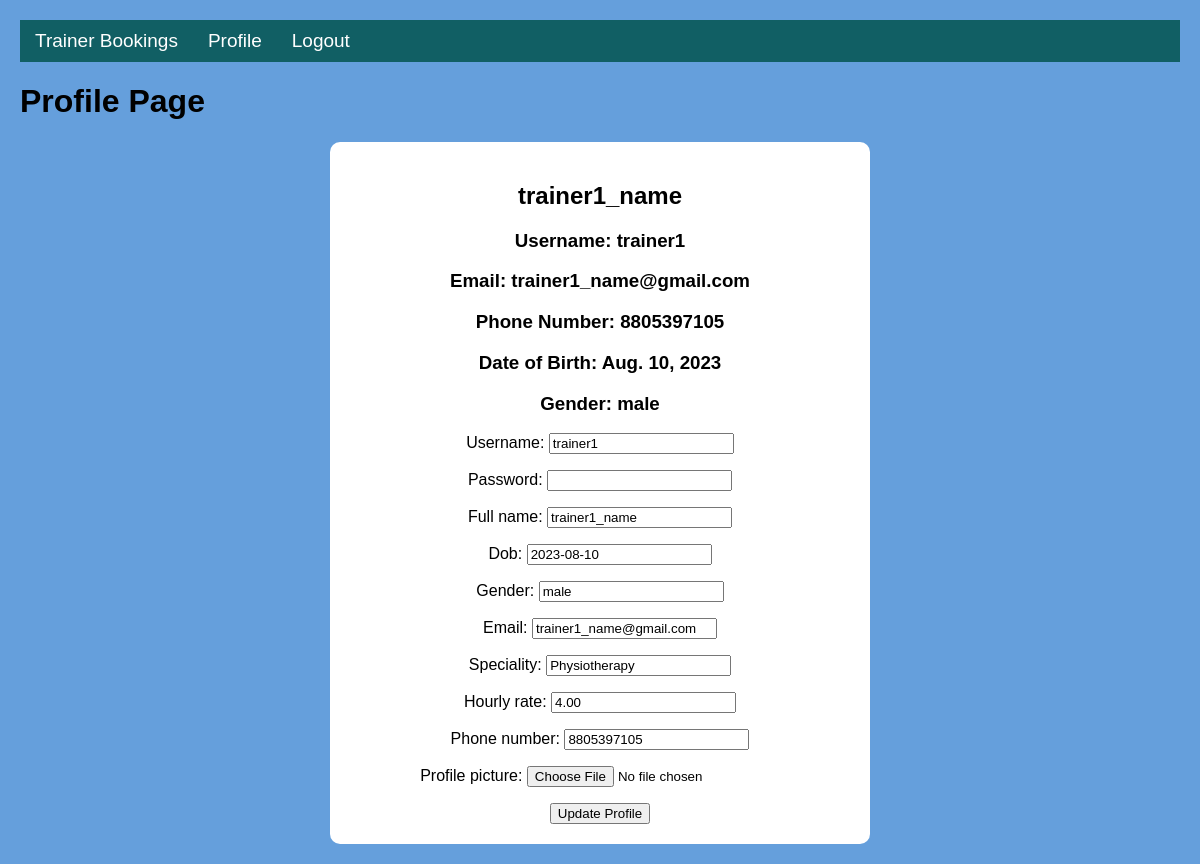
/profile/ (signed in), run on the app's committed database.
### fitness_app/models.py (models this page shows)
class Trainer(models.Model):
    username = models.CharField(max_length=100, unique=True)
    full_name = models.CharField(max_length=100)
    dob = models.DateField()
    gender = models.CharField(max_length=10)
    email = models.EmailField()
    speciality = models.CharField(max_length=100)
    hourly_rate = models.DecimalField(max_digits=5, decimal_places=2)
    phone_number = models.CharField(max_length=10)
    profile_picture = models.ImageField(upload_to='profile_pictures/', blank=True, null=True)
    class Meta:
           app_label = 'fitness_app'

### fitness_app/views.py (the view)
# urls.py: path('profile/', views.profile_page, name='profile_page'),
@login_required
def profile_page(request):
    user = request.user
    if Customer.objects.filter(username=user.username).exists():
        user_type = 'customer'
        user_details = Customer.objects.get(username=user.username)
        form = CustomerForm(instance=user_details)
        if request.method == 'POST':
            form = CustomerForm(request.POST, request.FILES, instance=user_details) if user_type == 'customer' else TrainerForm(request.POST, request.FILES, instance=user_details)
            if form.is_valid():
                form.save()
                return redirect('profile_page')
        return render(request, 'customer_profile_page.html', {'user_type': user_type, 'user_details': user_details, 'form': form})
    elif Trainer.objects.filter(username=user.username).exists():
        user_type = 'trainer'
        user_details = Trainer.objects.get(username=user.username)
        form = TrainerForm(instance=user_details)
        if request.method == 'POST':
            form = CustomerForm(request.POST, request.FILES, instance=user_details) if user_type == 'customer' else TrainerForm(request.POST, request.FILES, instance=user_details)
            if form.is_valid():
                form.save()
                return redirect('profile_page')
        return render(request, 'trainer_profile_page.html', {'user_type': user_type, 'user_details': user_details, 'form': form})
    else:
        return redirect('landing_page')

### fitness_app/forms.py
class TrainerForm(forms.ModelForm):
    password = forms.CharField(widget=forms.PasswordInput)
    class Meta:
        model = Trainer
        fields = ['username','password','full_name', 'dob', 'gender', 'email', 'speciality', 'hourly_rate', 'phone_number', 'profile_picture']

### fitness_app/templates/trainer_profile_page.html (shortened to what this page needs)
{% extends 'trainer_base.html' %}
{% block content %}
<head>
</head>
<h1>Profile Page</h1>
<div class="profile-details">
  <h2>{{ user_details.full_name }}</h2>
  <h3>Username: {{ user_details.username }}</h3>
  <h3>Email: {{ user_details.email }}</h3>
  <h3>Phone Number: {{ user_details.phone_number }}</h3>
  <h3>Date of Birth: {{ user_details.dob }}</h3>
  <h3>Gender: {{ user_details.gender }}</h3>
  <form method="POST" enctype="multipart/form-data">
    {{ form.as_p }}
    <button type="submit">Update Profile</button>
  </form>
</div>
{% endblock %}

### fitness_app/static/css/styles.css (style rules this page uses)
body { font-family: Arial, sans-serif; margin: 20px; padding: 0; background-color: #f2f2f2; }

### fitness_app/templates/trainer_profile_page.html (style rules this page uses)
body { background-color: #659fdc; }
.profile-details { background-color: white; padding: 20px; border-radius: 10px; margin: 0 auto; max-width: 500px; font-family: "Arial", sans-serif; text-align: center; }

### data on the page
Trainer: full_name "trainer1_name", username "trainer1", email "trainer1_name@gmail.com", phone_number "8805397105", dob "Aug. 10, 2023", gender "male", dob "2023-08-10", speciality "Physiotherapy", hourly_rate "4.00"
